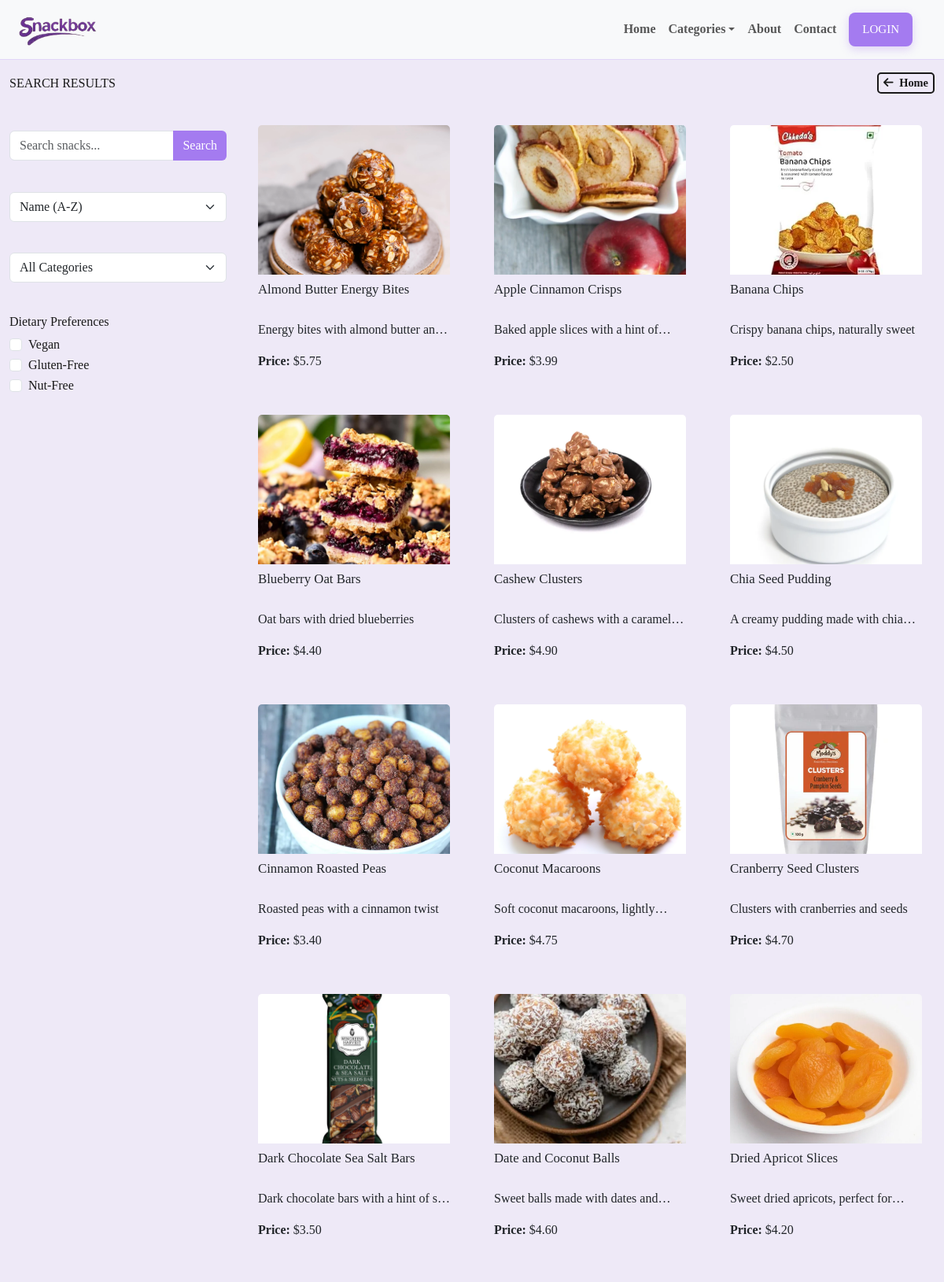
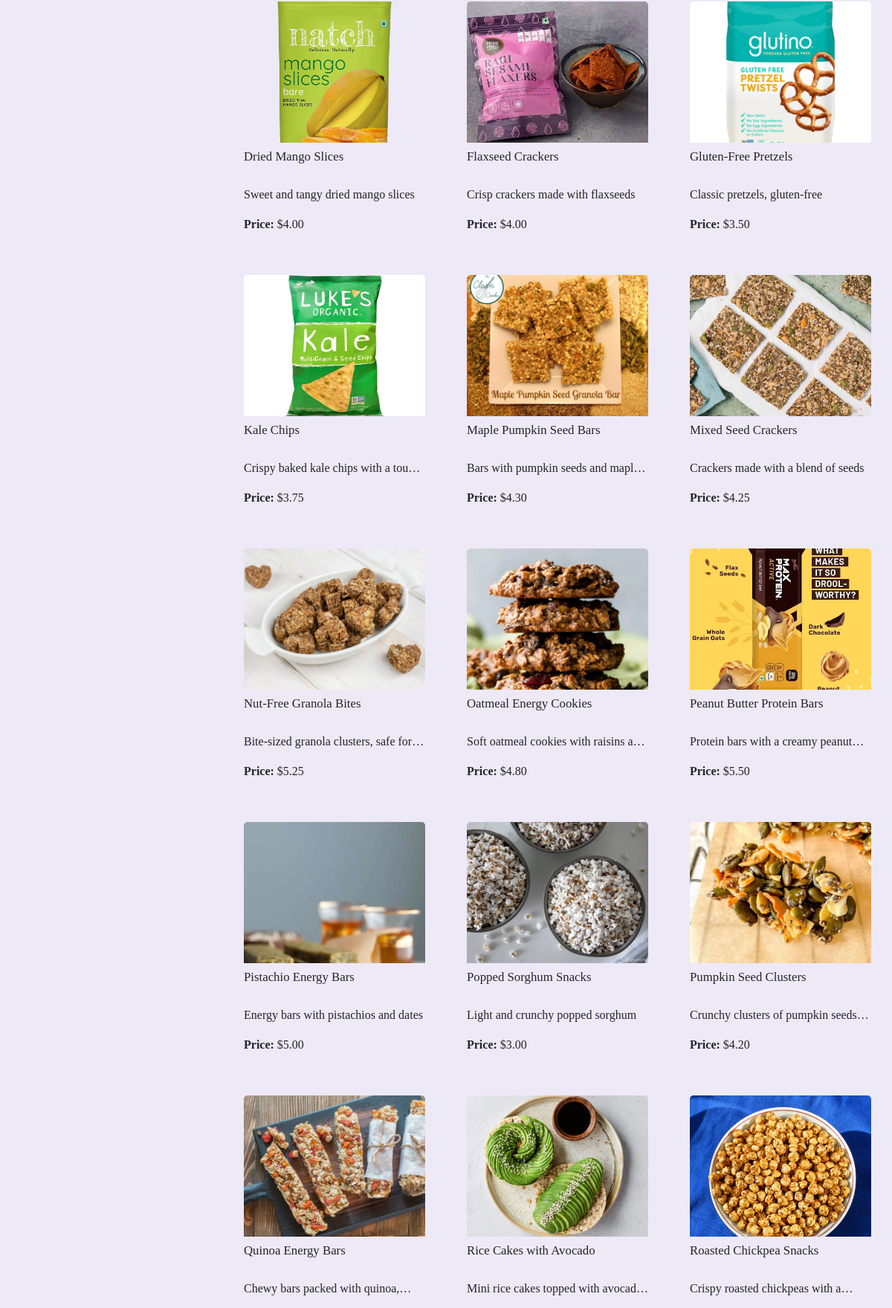
The app's page /search/ (upper part) with its own data (2 pictures, top to bottom).
### core/models.py (models this page shows, shortened)
class Snack(models.Model):
    CATEGORY_CHOICES = [
        ('chips_crisps', 'Chips & Crisps'),
        ('bars_bites', 'Bars & Bites'),
        ('popcorn_puffs', 'Popcorn & Puffs'),
        ('crackers_clusters', 'Crackers & Clusters'),
        ('dried_fruits', 'Dried Fruits & Slices'),
        ('roasted_spiced', 'Roasted & Spiced Snacks'),
        ('cookies_sweets', 'Cookies & Sweets'),
        ('specialty', 'Specialty Snacks'),
    ]
    name = models.CharField(max_length=100)
    description = models.TextField()
    price = models.DecimalField(max_digits=6, decimal_places=2)
    image = models.ImageField(upload_to='snacks_images/', blank=True, null=True)
    category = models.CharField(max_length=20, choices=CATEGORY_CHOICES)
    is_vegan = models.BooleanField(default=False)
    is_gluten_free = models.BooleanField(default=False)
    is_nut_free = models.BooleanField(default=False)
    stock = models.PositiveIntegerField(default=0)

### core/views.py (the view, shortened to what this page needs)
# urls.py: path('search/', views.search_results, name='search_results'),
def search_results(request):
    query = request.GET.get('q', '').strip()
    sort_by = request.GET.get('sort', 'name_asc')
    category = request.GET.get('category', '')
    is_vegan = 'is_vegan' in request.GET
    is_gluten_free = 'is_gluten_free' in request.GET
    is_nut_free = 'is_nut_free' in request.GET
    snacks = Snack.objects.all()
    if category:
        snacks = snacks.filter(category=category)
    if query:
        snacks = snacks.filter(Q(name__icontains=query) | Q(description__icontains=query))
    if is_vegan:
        snacks = snacks.filter(is_vegan=True)
    if is_gluten_free:
        snacks = snacks.filter(is_gluten_free=True)
    if is_nut_free:
        snacks = snacks.filter(is_nut_free=True)
    if sort_by == 'name_asc':
        snacks = snacks.order_by('name')
    elif sort_by == 'name_desc':
        snacks = snacks.order_by('-name')
    elif sort_by == 'price_asc':
        snacks = snacks.order_by('price')
    elif sort_by == 'price_desc':
        snacks = snacks.order_by('-price')
    cart_items_count = 0
    user_id = request.COOKIES.get('user_id')
    context = {
        'snacks': snacks,
        'cart_items_count': cart_items_count,
        'query': query,
        'sort_by': sort_by,
        'category': category,
        'is_vegan': is_vegan,
        'is_gluten_free': is_gluten_free,
        'is_nut_free': is_nut_free,
        'categories': Snack.CATEGORY_CHOICES,
    }
    return render(request, 'core/search_results.html', context)

### core/templates/core/search_results.html (shortened to what this page needs)
{% load static %}
<!DOCTYPE html>
<html lang="en">
<head>
  <link href="https://cdn.jsdelivr.net/npm/bootstrap@5.3.0/dist/css/bootstrap.min.css" rel="stylesheet" />
  <link href="https://cdnjs.cloudflare.com/ajax/libs/font-awesome/6.4.0/css/all.min.css" rel="stylesheet" />
  <link rel="stylesheet" href="{% static 'core/css/style.css' %}">
</head>
<body class="search-results-page">
  {% include "core/components/navbar_internal.html" %}
  <section class="search-results-section">
    <div class="container-fluid">
      <div class="d-flex justify-content-between align-items-center mb-4">
        <h6 class="heading-color m-0 d-none d-md-block">SEARCH RESULTS</h6>
        <a href="{% url 'home' %}" class="back-btn"><i class="fa fa-arrow-left pe-1"></i> Home</a>
      </div>
      <div class="row">
        <div class="col-md-3 sidebar d-none d-md-block">
          <form method="get" action="{% url 'search_results' %}" class="mb-4" id="filterForm">
            <div class="mb-3">
              <div class="input-group">
                <input type="text" name="q" class="form-control" placeholder="Search snacks..." value="{{ query }}" />
                <button type="submit" class="btn purple-button">Search</button>
              </div>
            </div>
            <div class="mb-3">
              <select name="sort" class="form-select" onchange="this.form.submit()">
                <option value="name_asc" {% if sort_by == 'name_asc' %}selected{% endif %}>Name (A-Z)</option>
              </select>
            </div>
            <div class="mb-3">
              <select name="category" class="form-select" onchange="this.form.submit()">
                <option value="">All Categories</option>
              </select>
            </div>
            <div class="mb-3">
              <h6>Dietary Preferences</h6>
              <div class="form-check">
                <input type="checkbox" name="is_vegan" class="form-check-input" id="veganFilter" {% if is_vegan %}checked{% endif %} onchange="this.form.submit()" />
                <label class="form-check-label" for="veganFilter">Vegan</label>
              </div>
              <div class="form-check">
                <input type="checkbox" name="is_gluten_free" class="form-check-input" id="glutenFreeFilter" {% if is_gluten_free %}checked{% endif %} onchange="this.form.submit()" />
                <label class="form-check-label" for="glutenFreeFilter">Gluten-Free</label>
              </div>
              <div class="form-check">
                <input type="checkbox" name="is_nut_free" class="form-check-input" id="nutFreeFilter" {% if is_nut_free %}checked{% endif %} onchange="this.form.submit()" />
                <label class="form-check-label" for="nutFreeFilter">Nut-Free</label>
              </div>
            </div>
          </form>
        </div>
        <div class="col-md-9">
          {% if snacks %}
            <div class="row">
              {% for snack in snacks %}
                <div class="col-6 col-sm-6 col-md-4 col-lg-4 mb-4">
                  <div class="card h-100 snack-card" data-bs-toggle="modal" data-bs-target="#snackModal"
                       data-snack-id="{{ snack.id }}"
                       data-snack-name="{{ snack.name }}"
                       data-snack-description="{{ snack.description }}"
                       data-snack-price="{{ snack.price }}"
                       data-snack-image="{% if snack.image %}{{ snack.image.url }}{% else %}{% static 'core/img/placeholder.png' %}{% endif %}"
                       data-snack-vegan="{{ snack.is_vegan|yesno:'true,false' }}"
                       data-snack-gluten-free="{{ snack.is_gluten_free|yesno:'true,false' }}"
                       data-snack-nut-free="{{ snack.is_nut_free|yesno:'true,false' }}">
                    <div class="card-body">
                      {% if snack.image %}
                        <img src="{{ snack.image.url }}" class="card-img-top" alt="{{ snack.name }}">
                      {% else %}
                        <img src="{% static 'core/img/placeholder.png' %}" class="card-img-top" alt="{{ snack.name }}">
                      {% endif %}
                      <h5 class="card-title">{{ snack.name }}</h5>
                      <p class="card-text snack-description">{{ snack.description }}</p>
                      <p class="card-text"><strong>Price:</strong> ${{ snack.price }}</p>
                    </div>
                  </div>
                </div>
              {% endfor %}
            </div>
          {% else %}
            <p class="text-center nosnacks">No snacks match your criteria.</p>
          {% endif %}
        </div>
      </div>
    </div>
  </section>
</body>
</html>

### core/static/core/css/style.css (style rules this page uses)
body { background-color: #eee9f7; color: #191919; font-family:'Montserrat'; }
.heading-color { color: #191919; }
.purple-button { background-color: #a47bf0; border: none; color: white; font-weight: 400; }
#filterForm { display: flex; flex-direction: column; height: 50vh; justify-content: space-evenly; }
.back-btn { font-weight: 600; color: #191919; background-color: transparent; border: 2px solid #191919; padding: 1px 6px; border-radius: 5px; transition: all 0.3s ease; text-decoration: none; font-size: 0.9em; }
.food-listing-homepage .card, .category-listing .card, .search-results-section .card { border: none; background: none; overflow: hidden; width: 100%; max-width: 230px; margin: auto; }
.category-listing .card, .search-results-section .card { border: none; background: none; overflow: hidden; width: 100%; max-width: 366px; margin: auto; }
.food-listing-homepage .card-img-top, .category-listing .card-img-top, .search-results-section .card-img-top { height: 190px; object-fit: cover; }
.food-listing-homepage .card-title, .category-listing .card-title, .search-results-section .card-title { font-size: 1.05rem; margin-top: 0.5rem; margin-bottom: 0.5rem; height: 2.5em; line-height: 1.25em; overflow: hidden; }
.food-listing-homepage .snack-description, .category-listing .snack-description, .search-results-section .snack-description { font-size: 1rem; display: -webkit-box; -webkit-line-clamp: 1; -webkit-box-orient: vertical; overflow: hidden; text-overflow: ellipsis; }
.food-listing-homepage .card-text, .category-listing .card-text, .search-results-section .card-text { font-size: 1rem; }
.food-listing-homepage .card-body, .category-listing .card-body, .search-results-section .card-body { padding: 1rem; }
.sidebar { position: sticky; top: 20px; align-self: flex-start; }
.snack-card img { transition: transform 0.8s ease; }

### core/templates/core/components/marquee_icons.html (style rules this page uses)
:root { --color-primary: purple; accent-color: var(--color-primary); }
*, *::before, *::after { box-sizing: border-box; }
a { color: var(--color-primary); text-decoration: none; }

### core/templates/core/components/footer.html (style rules this page uses)
a { text-decoration: none !important; }

### records on screen
Snack: image (picture), name "Almond Butter Energy Bites", description "Energy bites with almond butter…", price "5.75"
Snack: image (picture), name "Apple Cinnamon Crisps", description "Baked apple slices with a hint…", price "3.99"
Snack: image (picture), name "Banana Chips", description "Crispy banana chips, naturally sweet", price "2.50"
Snack: image (picture), name "Blueberry Oat Bars", description "Oat bars with dried blueberries", price "4.40"
Snack: image (picture), name "Cashew Clusters", description "Clusters of cashews with a…", price "4.90"
Snack: image (picture), name "Chia Seed Pudding", description "A creamy pudding made with…", price "4.50"
Snack: image (picture), name "Cinnamon Roasted Peas", description "Roasted peas with a cinnamon twist", price "3.40"
Snack: image (picture), name "Coconut Macaroons", description "Soft coconut macaroons,…", price "4.75"
Snack: image (picture), name "Cranberry Seed Clusters", description "Clusters with cranberries and seeds", price "4.70"
Snack: image (picture), name "Dark Chocolate Sea Salt Bars", description "Dark chocolate bars with a hint of…", price "3.50"
Snack: image (picture), name "Date and Coconut Balls", description "Sweet balls made with dates…", price "4.60"
Snack: image (picture), name "Dried Apricot Slices", description "Sweet dried apricots, perfect…", price "4.20"
Snack: image (picture), name "Dried Mango Slices", description "Sweet and tangy dried mango slices", price "4.00"
Snack: image (picture), name "Flaxseed Crackers", description "Crisp crackers made with flaxseeds", price "4.00"
Snack: image (picture), name "Gluten-Free Pretzels", description "Classic pretzels, gluten-free", price "3.50"
Snack: image (picture), name "Kale Chips", description "Crispy baked kale chips with a…", price "3.75"
Snack: image (picture), name "Maple Pumpkin Seed Bars", description "Bars with pumpkin seeds and…", price "4.30"
Snack: image (picture), name "Mixed Seed Crackers", description "Crackers made with a blend of seeds", price "4.25"
Snack: image (picture), name "Nut-Free Granola Bites", description "Bite-sized granola clusters, safe…", price "5.25"
Snack: image (picture), name "Oatmeal Energy Cookies", description "Soft oatmeal cookies with raisins…", price "4.80"
Snack: image (picture), name "Peanut Butter Protein Bars", description "Protein bars with a creamy…", price "5.50"
Snack: image (picture), name "Pistachio Energy Bars", description "Energy bars with pistachios and dates", price "5.00"
Snack: image (picture), name "Popped Sorghum Snacks", description "Light and crunchy popped sorghum", price "3.00"
Snack: image (picture), name "Pumpkin Seed Clusters", description "Crunchy clusters of pumpkin…", price "4.20"
Snack: image (picture), name "Quinoa Energy Bars", description "Chewy bars packed with…"
Snack: image (picture), name "Rice Cakes with Avocado", description "Mini rice cakes topped with…"
Snack: image (picture), name "Roasted Chickpea Snacks", description "Crispy roasted chickpeas with…"
